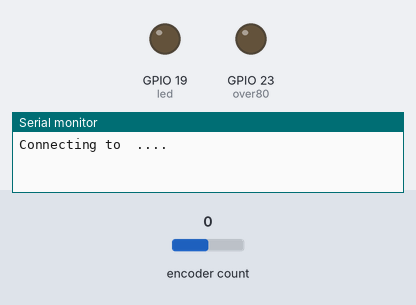
Bench run of a program on a simulated ESP32. On the bench: output pins drawn as LEDs (lit = HIGH), the last lines printed to the serial monitor. Inputs (shaded band) come from the test bench; at power-on: encoder count 0. WiFi joins after 1.5 s; servers stay silent unless stated; storage starts empty; not simulated (calls return 0 or success): Secrets.h.

Above: at 1.1 s.
At 2.1 s:
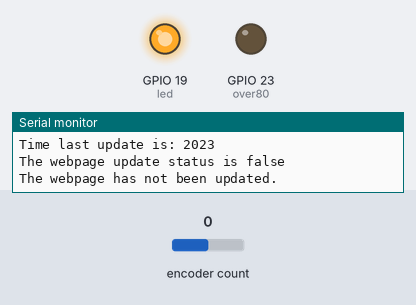
Timing chart, 0 to 3.6 s (numbered marks = the images above):
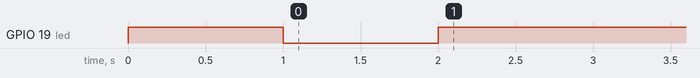

The program:

main.cpp
```cpp
// (licence header left out)
//! Remember to upload your filesystem image to the board with the "Upload Filesystem Image" command
//! under the Platform tab under the specific board type. The files that will be uploaded are all in
//! the "data" folder.

#include <Arduino.h>
#include <ESPAsyncWebServer.h>
#include <Encoder.h>
#include "SPIFFS.h"
#include <Arduino_JSON.h>
//#include <Adafruit_BME280.h>
#include "Secrets.h"    //all the secret stuff goes here such as ssid, passwords, etc.

// Change these two numbers to the pins connected to your encoder.
//   Best Performance: both pins have interrupt capability
//   Good Performance: only the first pin has interrupt capability
//   Low Performance:  neither pin has interrupt capability
//   avoid using pins with LEDs attached
Encoder myEnc(17, 18);
long oldPosition  = -999;

bool updated;

#define led 19
#define over80 23
#define triggerLED 16

// Replace with your network credentials
// Defined in Secrets.h
const char* ssid = SSIDa;
const char* password = PASSWORDa;

// Create AsyncWebServer object on port 80
AsyncWebServer server(80);

// Create an Event Source on /events
AsyncEventSource events("/events");

// Json Variable to Hold Sensor Readings
JSONVar readings;

// Timer variables
unsigned long lastTime = 0;
unsigned long timerDelay = 10000;

// Create a sensor object
// Adafruit_BME280 bme; // BME280 connect to ESP32 I2C (GPIO 21 = SDA, GPIO 22 = SCL)

/* Init BME280
void initBME(){
  if (!bme.begin(0x76)) {
    Serial.println("Could not find a valid BME280 sensor, check wiring!");
    while (1);
  }
}
*****/

// Get Sensor Readings and return JSON object
String getSensorReadings(){
//  readings["temperature"] = String(bme.readTemperature());
//  readings["humidity"] =  String(bme.readHumidity());
  readings["temperature"] = String(22.6);
  readings["amperage"] =  String(oldPosition);
  String jsonString = JSON.stringify(readings);
  return jsonString;
}

// Initialize SPIFFS
void initSPIFFS() {
  if (!SPIFFS.begin()) {
    Serial.println("An error has occurred while mounting SPIFFS");
  }
  Serial.println("SPIFFS mounted successfully");
}

// Initialize WiFi
void initWiFi() {
  bool ledState = false;
  WiFi.mode(WIFI_STA);
  WiFi.begin(ssid, password);
  Serial.printf("Connecting to %s ..", ssid);
  while (WiFi.status() != WL_CONNECTED) {
    Serial.print('.');
    ledState = !ledState;
    digitalWrite(led, ledState);
    delay(1000);
  }
  digitalWrite(led, true);
  Serial.println();
  Serial.println(WiFi.localIP());
}

void setup() {
  pinMode(triggerLED,PULLDOWN);
  pinMode(led, OUTPUT);
  pinMode(over80, OUTPUT);
  // Serial port for debugging purposes
  Serial.begin(115200);
//  initBME();
  initWiFi();
  initSPIFFS();

  // Web Server Root URL
  server.on("/", HTTP_GET, [](AsyncWebServerRequest *request){
    request->send(SPIFFS, "/index.html", "text/html");
  });

  server.serveStatic("/", SPIFFS, "/");

  // Request for the latest sensor readings
  server.on("/readings", HTTP_GET, [](AsyncWebServerRequest *request){
    String json = getSensorReadings();
    request->send(200, "application/json", json);
    json = String();
  });

  events.onConnect([](AsyncEventSourceClient *client){
    if(client->lastId()){
      Serial.printf("Client reconnected! Last message ID that it got is: %u\n", client->lastId());
    }
    // send event with message "hello!", id current millis
    // and set reconnect delay to 1 second
    client->send("hello!", NULL, millis(), 10000);
  });
  server.addHandler(&events);

  // Start server
  server.begin();
}

void loop() {
  long newPosition = myEnc.read()/4;
  if (newPosition != oldPosition) {
    if(newPosition > 100){newPosition = 100; myEnc.write(100*4);}
    if(newPosition < 0){newPosition = 0; myEnc.write(0);}
    oldPosition = newPosition;
    Serial.printf("Mills is: %lu\n", millis());
    lastTime = millis();
    updated = false;
    Serial.println(newPosition);
    Serial.printf("Time last update is: %lu\n", lastTime);
    Serial.printf("The webpage update status is %s\n", updated ? "true" : "false");
    Serial.printf("The webpage has %sbeen updated.\n", updated ? "" : "not ");
    if(newPosition >= 80){
      digitalWrite(over80, true);
      }
    else{digitalWrite(over80, false);
      }
  }

  if ((millis() - lastTime) > 250 && updated == false) {
    events.send("ping",NULL,millis());
    events.send(getSensorReadings().c_str(),"new_readings" ,millis());
    updated = true;
    Serial.printf("The webpage has %sbeen updated.\n", updated ? "" : "not ");
  }
/*
  if ((millis() - lastTime) > timerDelay) {
    // Send Events to the client with the Sensor Readings Every 10 seconds
    events.send("ping",NULL,millis());
    events.send(getSensorReadings().c_str(),"new_readings" ,millis());
    lastTime = millis();
  }
*/
}
```
